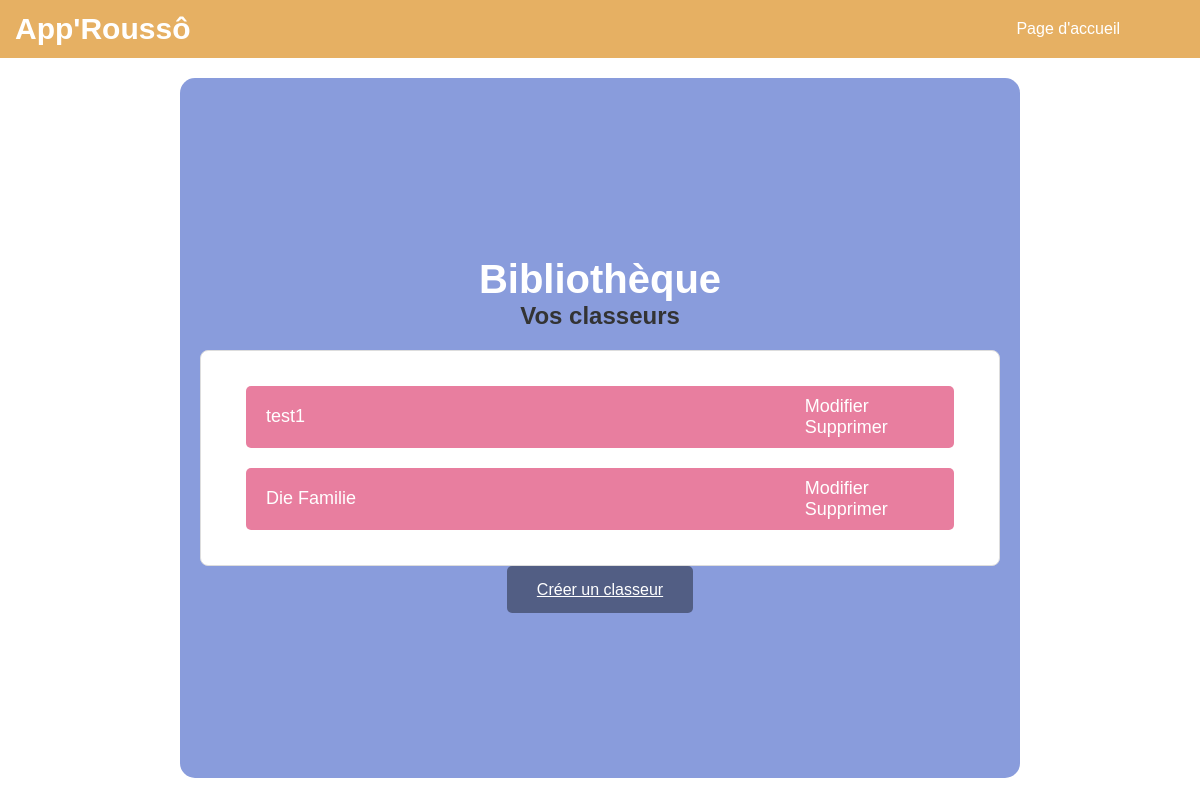
Page /classeurs/ (signed in) on the earlier database version.
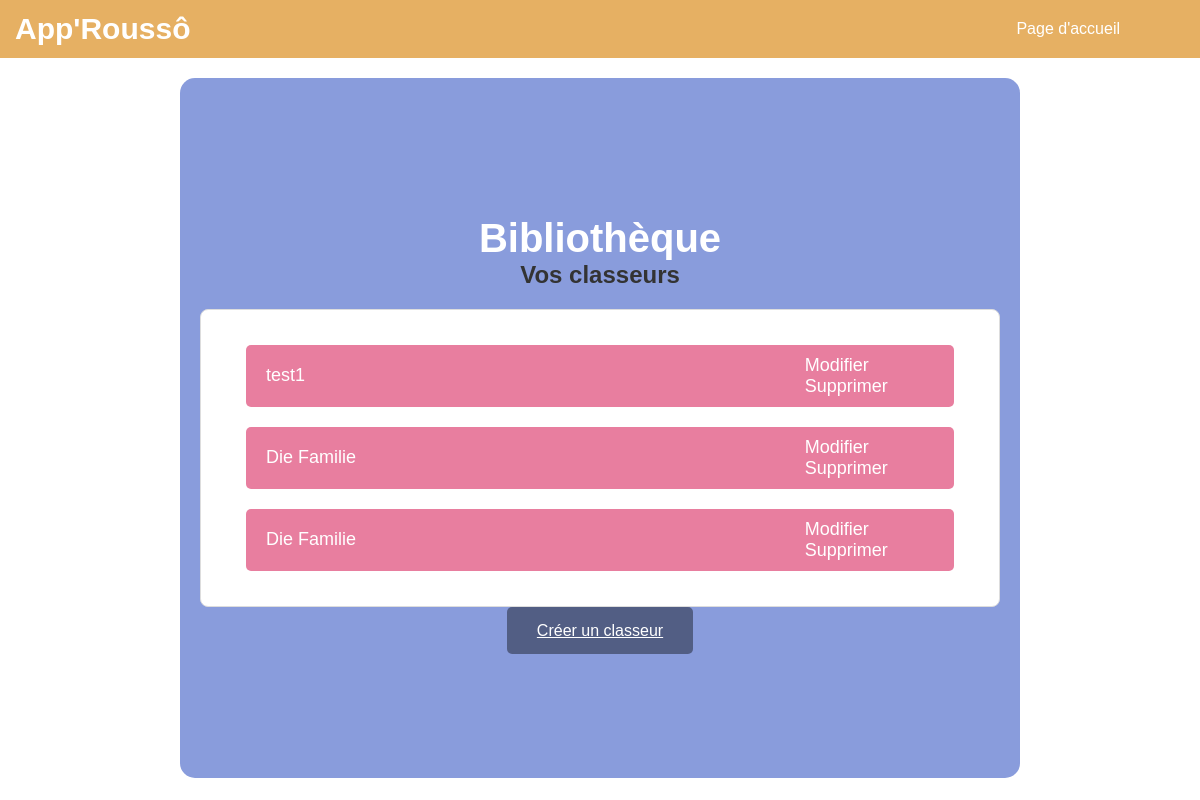
Same page on the later database version.
### cards/models.py (models this page shows, shortened)
class Classeur(models.Model):
    LANGUAGES = [
        ('DE', 'Allemand'),
        ('IT', 'Italien'),
        ('ES', 'Espagnol'),
        ('EN', 'Anglais')
    ]
    name = models.CharField(max_length=200, null=False)
    user = models.ForeignKey(User, on_delete=models.CASCADE)  # Classeur asso. avec un utilisateur
    public = models.BooleanField(default=False)
    category = models.CharField(max_length=2, choices=LANGUAGES, default='FR')  # Catégorie / Langue

### cards/views.py (the view)
# urls.py: path('classeurs/', views.classeur_list, name='classeur_list'),
@login_required
def classeur_list(request):
    if not request.user.is_authenticated:
        return redirect('login')  # Redirect to the login page or handle it as needed
    classeurs = Classeur.objects.filter(user=request.user)
    return render(request, 'cards/classeur_list.html', {'classeurs': classeurs})

### cards/templates/cards/classeur_list.html (shortened to what this page needs)
<!DOCTYPE html>
<html lang="en">
{% load static %}
<head>
    <link rel="stylesheet" href="https://cdn.simplecss.org/simple.min.css">
    <link rel="stylesheet" href="{% static 'css/styles_classeur_liste.css' %}">
</head>
<body>
    <nav>
        <h1>App'Roussô</h1>
        <ul>
            <li><a href="{% url 'welcome' %}">Page d'accueil</a></li>
        </ul>
    </nav>
    {% block content %}
    <div class="container">
        <div class="box-classeur">
            <h1>Bibliothèque</h1>
            <h3>Vos classeurs</h3>
            {% if classeurs %}
                <ul class="classeur-list">
                    {% for classeur in classeurs %}
                        <li class="classeur-item">
                            <a href="{% url 'classeur_detail' classeur.pk %}" class="classeur-link">
                                    <span class="classeur-title">{{ classeur.name }}</span>
                            </a>
                            <div class="classeur-actions">
                                <a href="{% url 'classeur-edit' classeur.pk %}" class="action-link">Modifier</a>
                                <a href="{% url 'classeur_delete' classeur.pk %}" class="action-link">Supprimer</a>
                            </div>
                        </li>
                    {% endfor %}
                </ul>
            {% else %}
                <p>Aucun classeur trouvé.</p>
            {% endif %}
            <div class="buttons">
                <a href="{% url 'classeur_create' %}" class="button">Créer un classeur</a>
            </div>
        </div>
    </div>
    {% endblock %}
</body>
</html>

### static/css/styles_classeur_liste.css (style rules this page uses)
* { margin: 0; padding: 0; box-sizing: border-box; font-family: 'arial', sans-serif; }
body { width: 100%; height: 100%; display: flex; flex-direction: column; }
nav { width: 100%; display: flex; align-items: center; justify-content: space-between; padding: 10px 0; background: #e6b063; }
nav ul { list-style: none; width: 100%; text-align: right; padding-right: 60px; }
nav ul li { display: inline-block; margin: 10px 20px; }
nav ul li a { color: #ffffff; text-decoration: none; }
.container { width: 100vw; height: 90vh; box-sizing: border-box; display: flex; padding-top: 20px; flex-direction: column; align-items:center }
nav h1 { font-size: 30px; color: white; margin: 0; padding-left: 15px; }
.button { margin: 10px; padding: 15px 30px; font-size: 16px; cursor: pointer; border: none; border-radius: 5px; background-color: rgba(0,0,0,0.4); color: white; transition: background-color 0.3s; }
div ul { list-style: none; width: 100%; text-align: left; padding-right: 60px; row-gap: 10px; }
div ul li { display: flex; margin: 20px 30px; }
div ul li a { color:white; text-decoration: none; border-radius: 5px; width: 100%; padding: 10px; }
h1 { font-size: 40px; color: white; align-content: center; text-align: center; }
.box-classeur { width: 70vw; height: auto; justify-items:center; align-content:center; background-color: #899cdc; padding: 20px; border-radius: 15px; flex:5 }
.box-flashcards h3, .box-classeur h3 { font-size: 24px; color: #333; margin-bottom: 20px; }
ul { list-style: none; padding: 0; }
.cards-list, .classeur-list { background-color: #fff; border: 1px solid #ddd; border-radius: 8px; padding: 15px; margin-bottom: 15px; transition: transform 0.3s ease; }
.cards-list h4, .classeur-list { font-size: 18px; color: #555; }
.classeur-list li { background: rgb(232, 126, 159); padding: 10px; border-radius: 5px; }
.classeur-title { flex: 2 }

Differences in the rows shown:
added Classeur: name "Die Familie"
